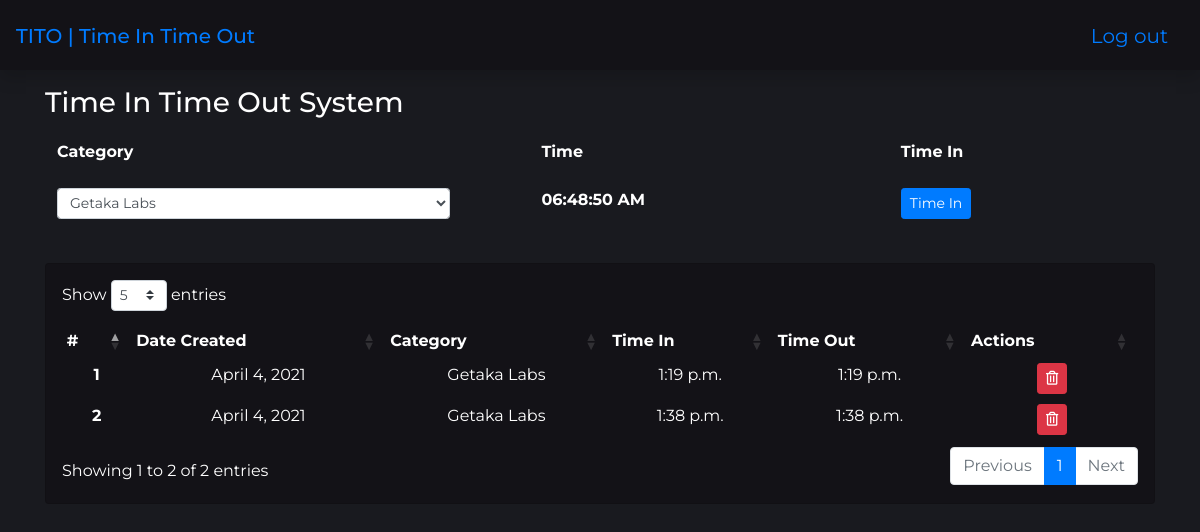
The app's page / (signed in), older data.
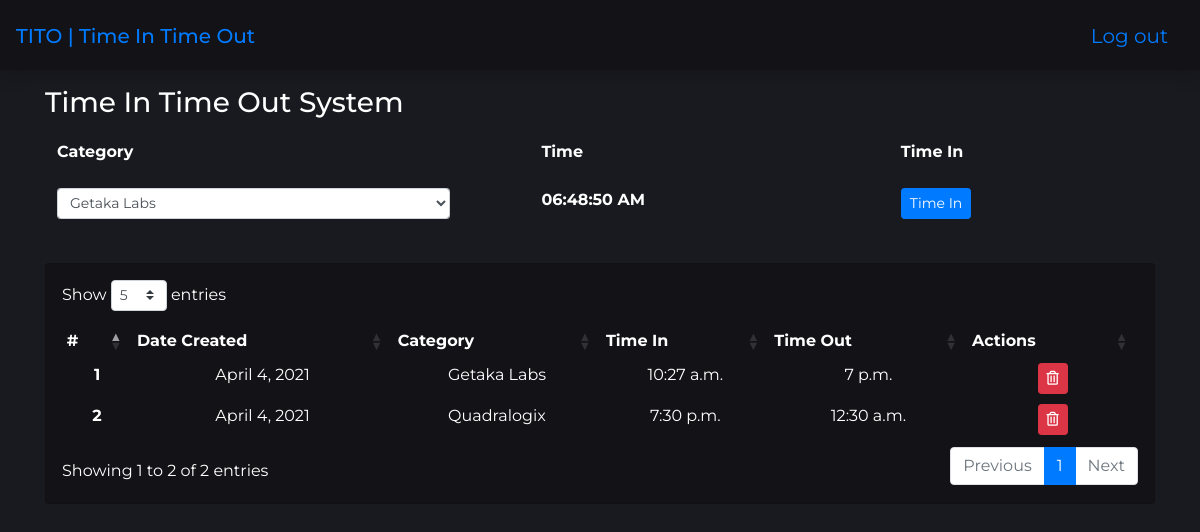
The same page, newer data.
### app/models.py (models this page shows, shortened)
class TimeInTimeOut(models.Model):
    status = (
        ('Time In', 'Time In'),
        ('Time Out', 'Time Out'),
        ('Break In', 'Break In'),
        ('Break Out', 'Break Out'),
    )
    date_created = models.DateField(auto_now_add=True)
    category = models.ForeignKey(Category, on_delete=models.CASCADE)
    shift_date = models.DateField(auto_now_add=False)
    time_in = models.TimeField(auto_now_add=False, blank=True, null=True)
    time_out = models.TimeField(auto_now_add=False,blank=True, null=True)
    break_in = models.TimeField(auto_now_add=False, blank=True, null=True)
    break_out = models.TimeField(auto_now_add=False,blank=True, null=True)
    total_hrs = models.DurationField(blank=True, null=True)
    status = models.CharField(max_length=255, blank=True, null=True)
    task = models.TextField(max_length=1000, blank=True, null=True)

class Category(models.Model):
    category = models.CharField(max_length=255)
    def __str__(self):
        return self.category

### app/views.py (the view)
# urls.py: path('', homepage, name="homepage"),
@login_required
def homepage(request):
    template_name = "app/homepage.html"
    form = TimeInTimeOutForms(request.POST or None)
    now = datetime.now()
    date_today = now.strftime("%B %d %Y")
    time_now = now.strftime("%H:%M:%S")
    if form.is_valid():
        form.save()
        messages.error(request, "Schedule Created")
        text = r.listen("Schedule created")
        return redirect("app:homepage")
    else:
        form = TimeInTimeOutForms(request.POST or None)
    date_today = now.strftime("%B %d %Y")
    print(date_today)
    time_in_list = TimeInTimeOut.objects.filter(shift_date=now).order_by('shift_date')
    context = {
        'form': form,
        'time_in_list' : time_in_list,
        'date_today' : date_today,
    }
    return render(request, template_name, context)

### app/forms.py
class TimeInTimeOutForms(forms.ModelForm):
    class Meta:
        model = TimeInTimeOut
        fields = ['category','shift_date', 'time_in' , 'time_out',  'break_out','break_in', 'task']
        widgets = {
            'shift_date' : DateInput(),
            'time_in' : TimeInput(),
            'time_out' : TimeInput(),
            'break_in' : TimeInput(),
            'break_out' : TimeInput(),
        }

### app/templates/app/homepage.html (shortened to what this page needs)
{% extends 'base.html' %}
{% load widget_tweaks %}
{% block content %}
{% block extrastylesheet %}
    <link href="https://cdnjs.cloudflare.com/ajax/libs/twitter-bootstrap/4.5.2/css/bootstrap.css" rel="stylesheet">
    <link href="https://cdn.datatables.net/1.10.23/css/dataTables.bootstrap4.min.css" rel="stylesheet">
{% endblock extrastylesheet %}
<div class="container mt-3">
   <h3 style="color: white;">Time In Time Out System</h3>
            <form method="post" id="tito_form">
                <table class="table table-borderless">
                    <thead  style="color: white;">
                        <tr>
                            <th>Category</th>
                            <th></th>
                            <th>Time</th>
                            <th>Time In</th>
                        </tr>
                    </thead>
                    <tbody>
                        <tr>
                        <th scope="col">
                            <div class="form-group">
                                <select class="form-control form-control-sm" id="category" name="category">
                                    <option>Getaka Labs</option>
                                </select>
                            </div>
                        </th>
                        <th></th>
                        <th scope="col" >
                            <div id="clock" onload="showTime()" style="color: white;">
                            </div>
                        </th>
                        <th scope="col">
                            <button class="btn btn-primary btn-sm"  >Time In</button>
                        </th>
                        </tr>
                    </tbody>
                </table>
            </form>
    <div class="card p-3" style="color: white; background-color: #131217;">
        <table class="table table-sm table-borderless text-center" id="tito_table"  style="color: white; background-color: #131217;">
            <thead>
                <tr>
                    <th scope="col">#</th>
                    <th scope="col">Date Created</th>
                    <th scope="col">Category</th>
                    <th scope="col">Time In</th>
                    <th scope="col">Time Out</th>
                    <th scope="col">Actions</th>
                </tr>
            </thead>
            <tbody>
            {% for list in time_in_list %}
                <tr>
                    <th scope="row">{{forloop.counter}}</th>
                    <td>{{list.date_created}}</td>
                    <td>{{list.category}}</td>
                    <td>{{list.time_in|default_if_none:""}}</td>
                    <td>
                        {% if list.time_out == None %}
                            <a href={% url "app:time_out" list.pk %} class="btn btn-danger btn-sm">Time Out</a>
                        {% else %}
                            {{list.time_out}}
                        {% endif %}
                    </td>
                    <td>
                        {% if list.time_out == None %}
                            <button type="button" class="btn btn-danger btn-sm" disabled>
                                <i class="far fa-trash-alt"></i>
                            </button>
                        {% else %}
                            <a href={% url "app:delete" list.pk %} class="btn btn-danger btn-sm">
                                <i class="far fa-trash-alt"></i>
                            </a>
                        {% endif %}
                    </td>
                </tr>
            {% endfor %}
            </tbody>
        </table>
    </div>
</div>
{% endblock %}

Row changes from the older to the newer data that the page shows:
removed TimeInTimeOut: date_created "April 4, 2021", category "Getaka Labs", time_in "1:19 p.m.", time_out "1:19 p.m."
no longer on this page (row edited): TimeInTimeOut: date_created "April 4, 2021", category "Getaka Labs", time_in "1:38 p.m.", time_out "1:38 p.m."
added TimeInTimeOut: date_created "April 4, 2021", category "Getaka Labs", time_in "10:27 a.m.", time_out "7 p.m."
added TimeInTimeOut: date_created "April 4, 2021", category "Quadralogix", time_in "7:30 p.m.", time_out "12:30 a.m."
